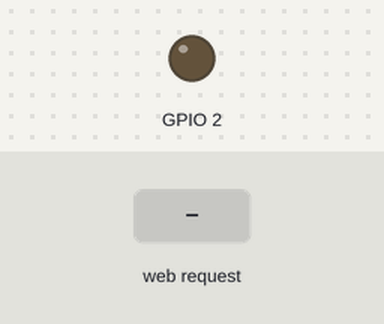
This sketch was run on a simulated ESP32. On the bench: output pins drawn as LEDs (lit = HIGH). The inputs (shaded band) are chosen by the test bench. WiFi joins after 1.5 s; servers stay silent unless stated; what the sketch prints to the serial monitor is not drawn.

Above: at 2.7 s.
2.8 s: HTTP request GET /on received
At 3.4 s:
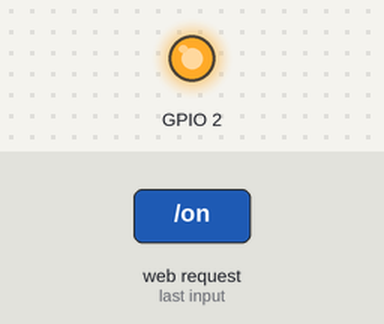
4.3 s: HTTP request GET /off received
At 5.7 s:
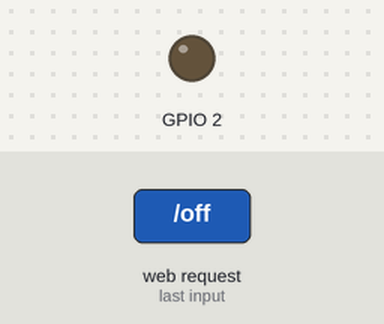
Timing chart, 0 to 7.3 s (numbered marks = the images above; inputs shaded):
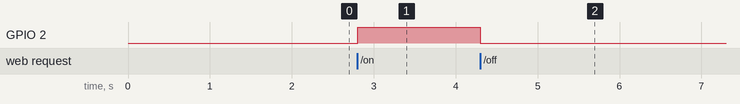

The sketch:

HelloServer.ino
```cpp
#include <WiFi.h>
//#include <WiFiClient.h>
#include <WebServer.h>
#include <ESPmDNS.h>

const char* ssid = "wifiname";
const char* password = "wifipass";

WebServer server(80);

void setup(void) {
  pinMode(2, OUTPUT);
  Serial.begin(9600);
  WiFi.mode(WIFI_STA);  //station mode: the ESP32 connects to an access point
  //vedi https://randomnerdtutorials.com/esp32-useful-wi-fi-functions-arduino/

  WiFi.begin(ssid, password);

  // Wait for connection
  while (WiFi.status() != WL_CONNECTED) {
    delay(500);
    Serial.print(".");
  }
  Serial.println("");
  Serial.print("IP address: ");
  Serial.println(WiFi.localIP());

  //così posso trovare la scheda anche all'indirizzo
  // http://esp32.local/
  if (MDNS.begin("esp32")) {
    Serial.println("Abilito: http://esp32.local/");
  }

  server.on("/", handleRoot);
  server.on("/on", ledOn);
  server.on("/off", ledOff);
  server.onNotFound(handleNotFound);

  server.begin();
  Serial.println("HTTP server started");
}

void loop(void) {
  server.handleClient();
  delay(2);//allow the cpu to switch to other tasks
}

void handleRoot() {
  server.send(200, "text/plain", "hello from esp32!");
}

void ledOn() {
  digitalWrite(2, HIGH);
  server.send(200, "text/plain", "LED on");
}

void ledOff() {
  digitalWrite(2, LOW);
  server.send(200, "text/plain", "LED off");
}


void handleNotFound() {
  String message = "File Not Found\n\n";
  message += "URI: ";
  message += server.uri();
  message += "\nMethod: ";
  message += (server.method() == HTTP_GET) ? "GET" : "POST";
  message += "\nArguments: ";
  message += server.args();
  message += "\n";
  for (uint8_t i = 0; i < server.args(); i++) {
    message += " " + server.argName(i) + ": " + server.arg(i) + "\n";
  }
  server.send(404, "text/plain", message);

}
```

Measured:
- after the input at 2.8 s, GPIO 2: LOW → HIGH at once
- after the input at 4.3 s, GPIO 2: HIGH → LOW at once
